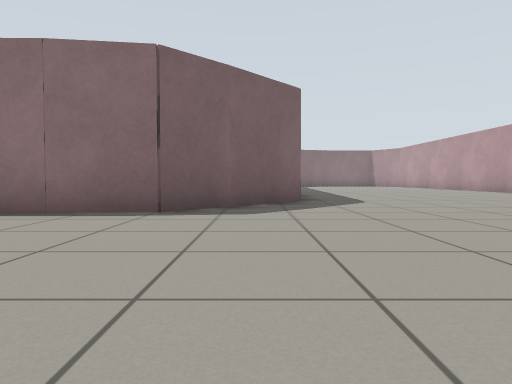
[1] (above)

19 first-person views from a walk through a robot-simulator world made for Gazebo. The camera is 0.5 m above the floor, tilts 2° down and sees 70° across. The floor is counted in squares, 1 m on a side. Each view is taken from the middle of a square. On the plan, view 1 faces up. The plan holds only what a view shows up to about 9 squares ahead; the rest is blank. The place goes on beyond the plan.

[2]
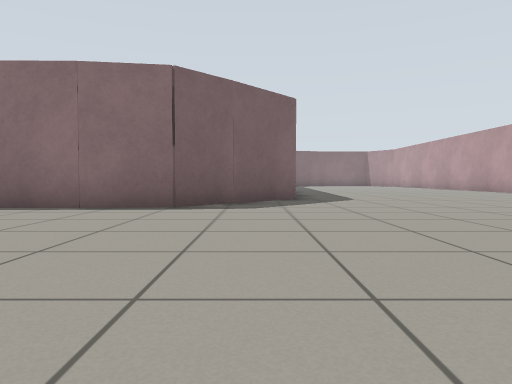

[3]
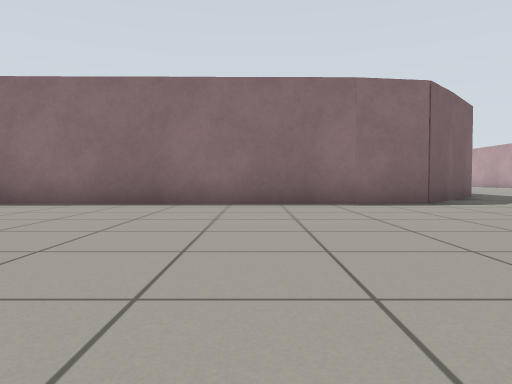

[4]
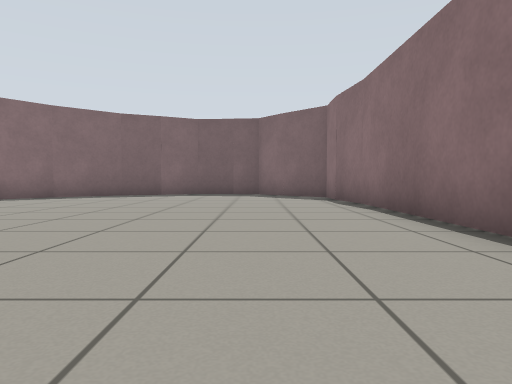

[5]
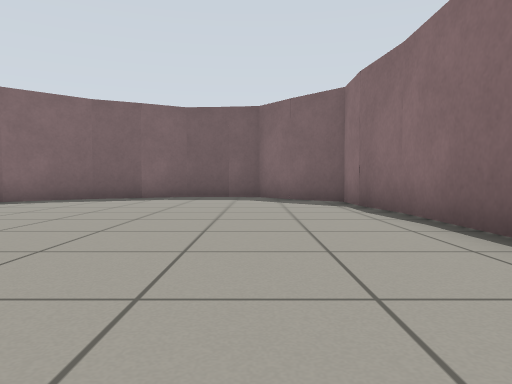

[6]
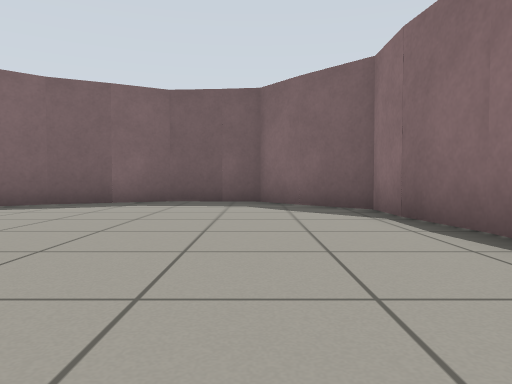

[7]
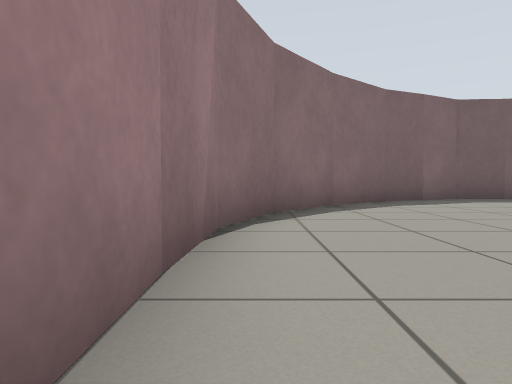

[8]
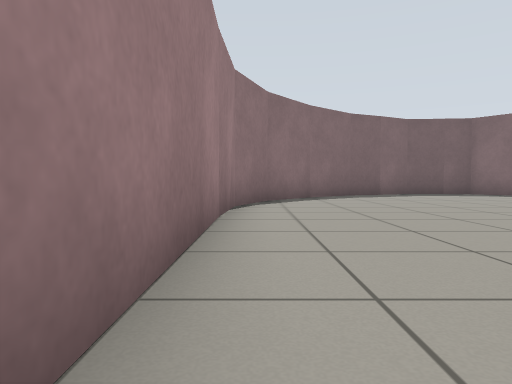

[9]
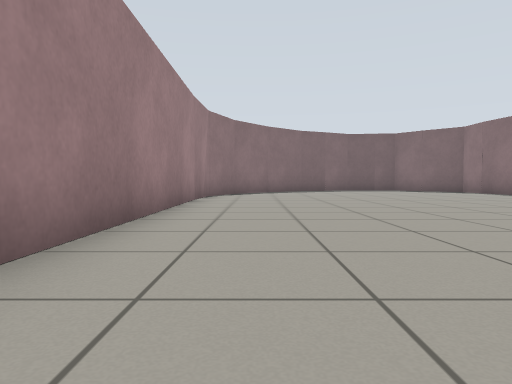

[10]
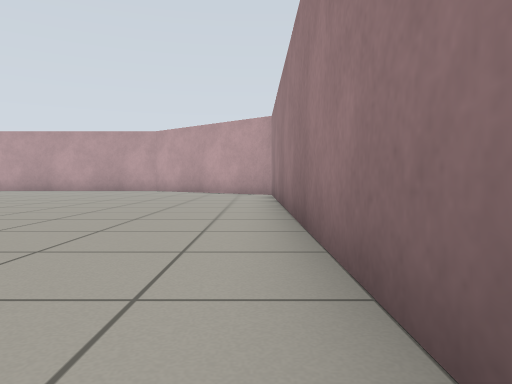

[11]
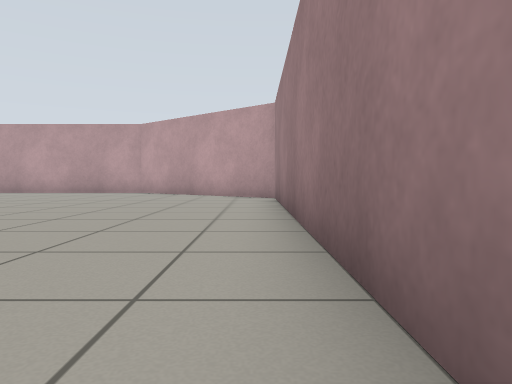

[12]
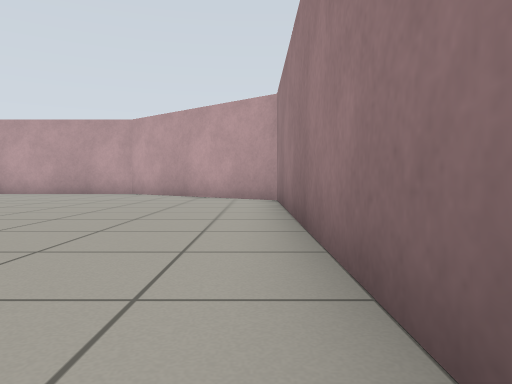

[13]
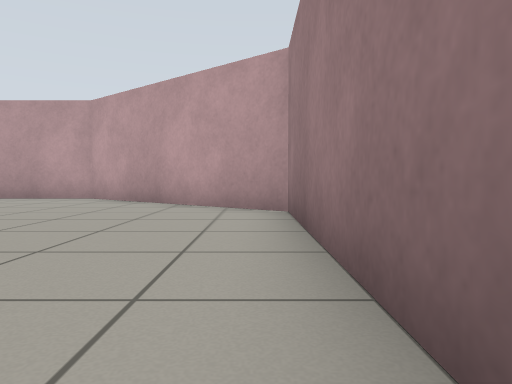

[14]
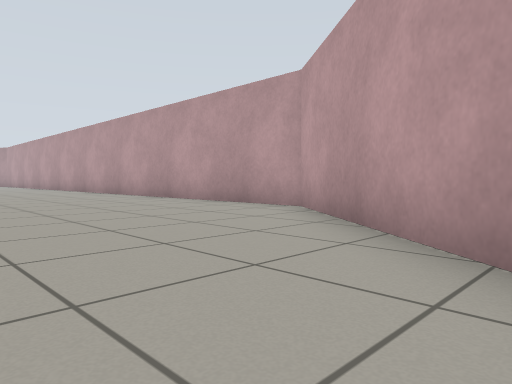

[15]
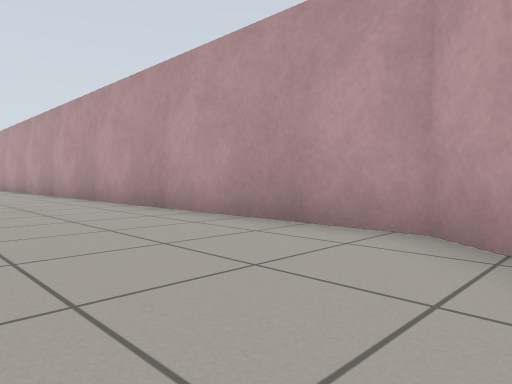

[16]
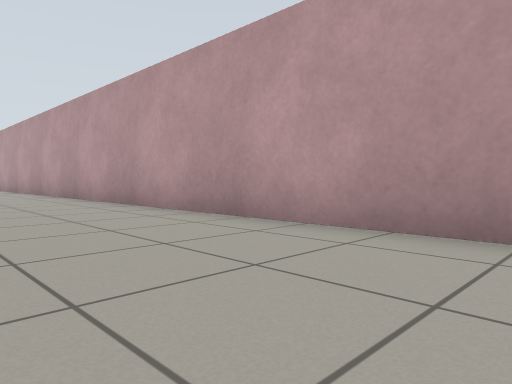

[17]
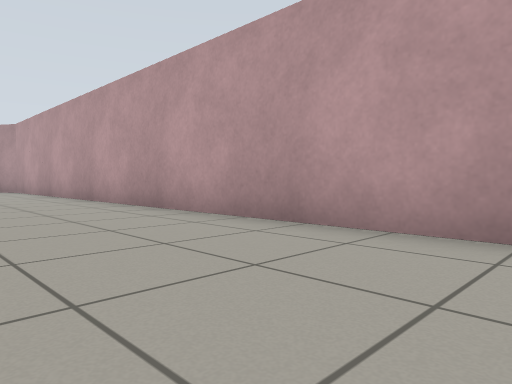

[18]
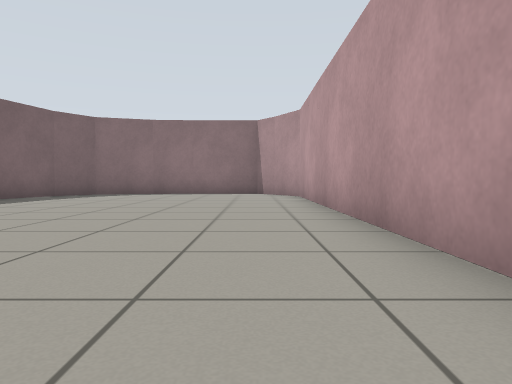

[19]
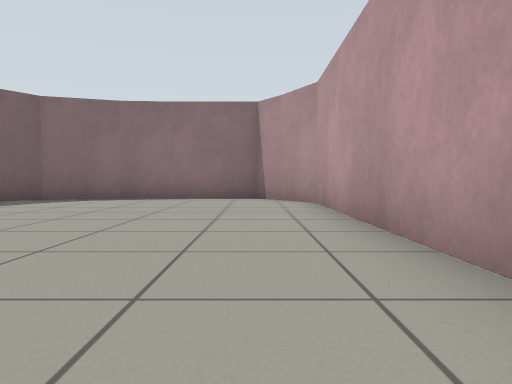

### Floor plan
Points are (right, up) in squares from view 1. A wall is a line through its corners. A room is listed if a view was taken in it or the views show most of it. See-through windows are left out.
Room 1 (views 1, 2, 3, 4, 5, 6, 7, 8, 9, 10, 11, 12, 13, 14, 15, 16, 17, 18, 19)
walls: (1.1, 8.1) (-1.4, 5.5) (-3, 5.3) (-12.5, 5.2); (-12.4, 5.2) (-14, 4.9); (-13.8, 4.9) (-15, 4.9) (-17.1, 2.9) (-17.3, 1.2) (-16.2, -1.1) (-14.9, -2.6); (-11.8, -4.5) (5.6, -4.5) (9.4, 0.2) (9.3, 23.6) (8.6, 24.8); (-13.4, -3.7) (-11.7, -4.4); (-15, -2.5) (-13.3, -3.8); (3.4, 25.1) (2.8, 24.9) (2.3, 24.1); (8.7, 24.7) (8.4, 25.1)

Where each view was taken, in squares from view 1:
view 1: 0 up, 0 right, facing up
view 2: 1 down, 0 right, facing up
view 3: 2 down, 5 left, facing up
view 4: 3 up, 5 left, facing left
view 5: 3 up, 7 left, facing left
view 6: 3 up, 9 left, facing left
view 7: 4 down, 8 left, facing left
view 8: 4 down, 5 left, facing left
view 9: 3 down, 1 left, facing left
view 10: 4 down, 6 left, facing right
view 11: 4 down, 4 left, facing right
view 12: 4 down, 3 left, facing right
view 13: 4 down, 0 right, facing right
view 14: 4 down, 4 right, facing up-right
view 15: 1 down, 6 right, facing up-right
view 16: 4 up, 6 right, facing up-right
view 17: 8 up, 6 right, facing up-right
view 18: 13 up, 8 right, facing up
view 19: 16 up, 8 right, facing up
